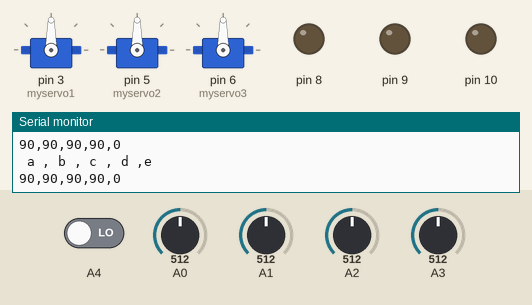
Simulated run of this sketch. Board: Arduino Uno, built with avr-gcc and run on an emulated ATmega328P. On the bench: 3 × servo, output pins drawn as LEDs (lit = HIGH), the last lines printed to the serial monitor. The inputs (shaded band) are chosen by the test bench; at power-on: A0 = 512, A1 = 512, A2 = 512, A3 = 512, A4 LOW.

Above: at 1.2 s.
1.3 s: A0 set to 470
At 1.8 s:
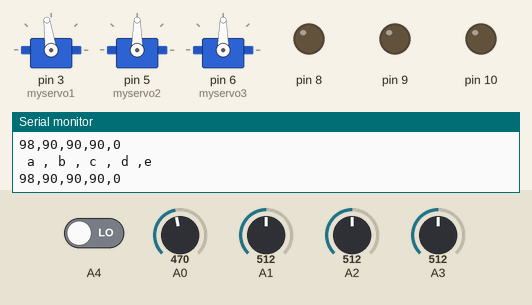
2.8 s: A0 set to 444
At 3.8 s:
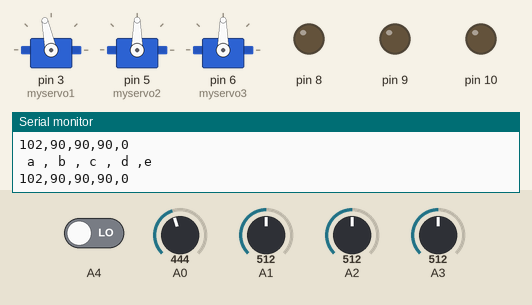
4.3 s: A1 set to 716
At 4.7 s:
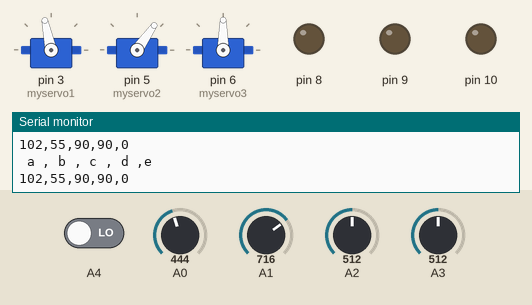
5.8 s: A2 set to 716
At 6.7 s:
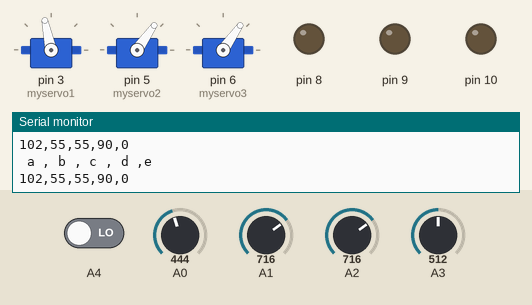
7.3 s: A3 set to 413
8.8 s: A3 set to 394
At 9.5 s:
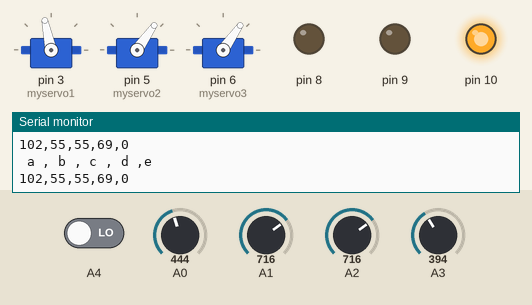
Timing chart, 0 to 11.3 s (numbered marks = the images above; inputs shaded):
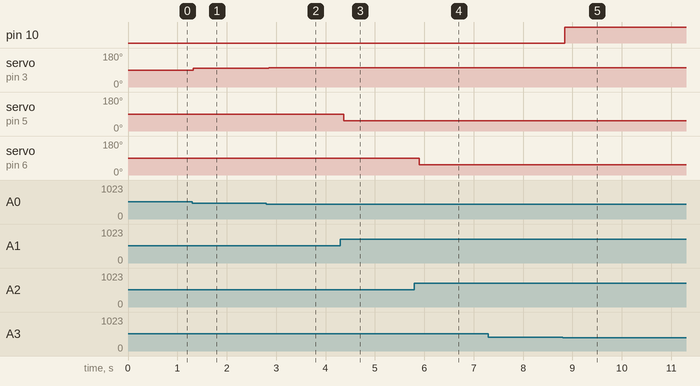

The sketch:

Mechanical_Arm.ino
```cpp
#include<Servo.h>
Servo myservo1;
Servo myservo2;
Servo myservo3;

void setup()
{
  myservo1.attach(3);
  myservo2.attach(5);
  myservo3.attach(6);

  pinMode(8,OUTPUT);
  pinMode(9,OUTPUT);
  pinMode(10,OUTPUT);
  Serial.begin(9600);
}
void loop()
{
  int a,b,c,d,e;

  a=map(analogRead(A0),0,1023,180,0);
  b=map(analogRead(A1),0,1023,180,0);
  c=map(analogRead(A2),0,1023,180,0);
  d=map(analogRead(A3),0,1023,0,180);
  e=digitalRead(A4);

  myservo1.write(a);
  myservo2.write(b);
  myservo3.write(c);
  if(d<=70)
    {
      digitalWrite(9,0);
      digitalWrite(10,1);
    }
   else if(d>70||d<110)
    {
      digitalWrite(9,0);
      digitalWrite(10,0);
    }
   else if(d>=110)
    {
     digitalWrite(9,1);
     digitalWrite(10,0);
    }
  digitalWrite(8,e);

  Serial.print(" a , b , c , d ,e");
  Serial.println();
  Serial.print(a);
  Serial.print(",");
  Serial.print(b);
  Serial.print(",");
  Serial.print(c);
  Serial.print(",");
  Serial.print(d);
  Serial.print(",");
  Serial.println(e);
  delay(100);
  }
```

Measured:
- the behaviour switches between 404 and 403 on A3 (found by bisection; images 4 and 5)
- after the input at 1.3 s, servo on pin 3 (myservo1): 90° → 98° at once
- after the input at 2.8 s, servo on pin 3 (myservo1): 98° → 102° after 0.05 s
- after the input at 4.3 s, servo on pin 5 (myservo2): 90° → 55° after 0.07 s
- after the input at 5.8 s, servo on pin 6 (myservo3): 90° → 55° after 0.09 s
- after the input at 8.8 s, pin 10: LOW → HIGH at once
